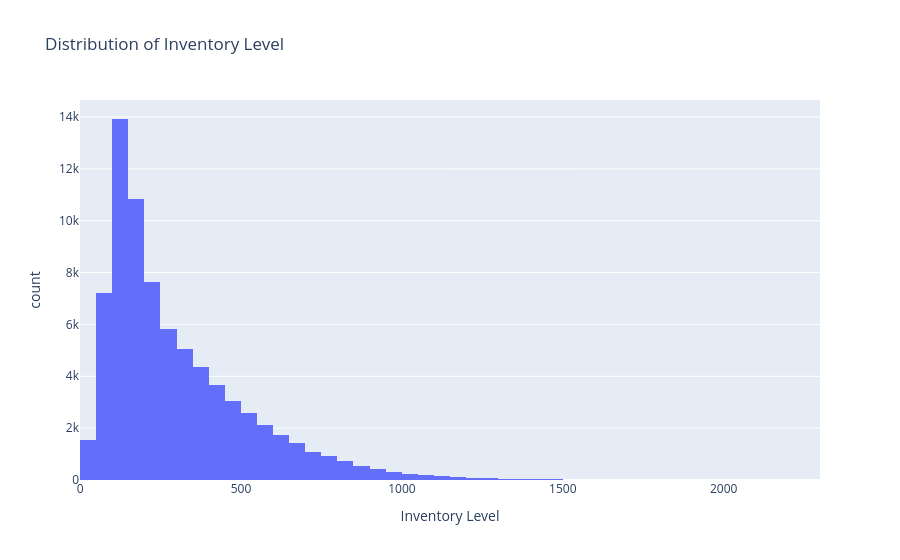
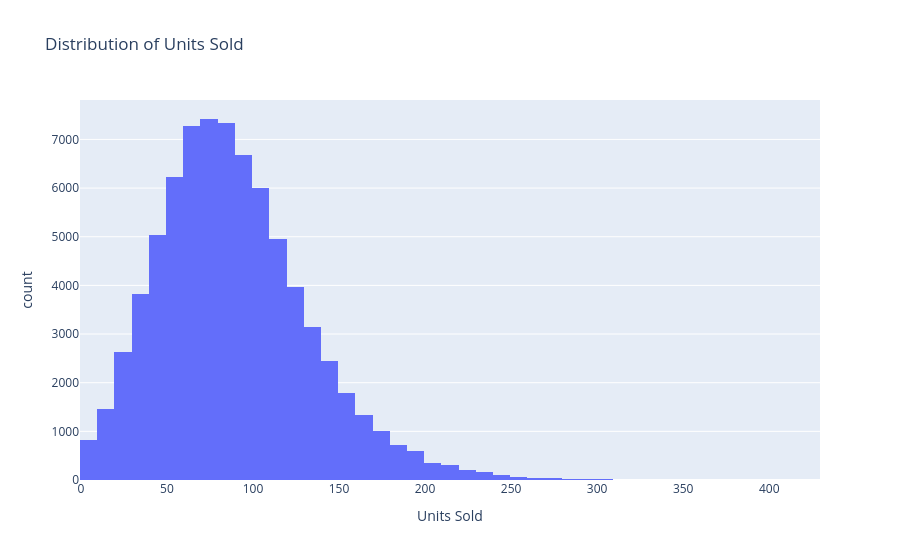
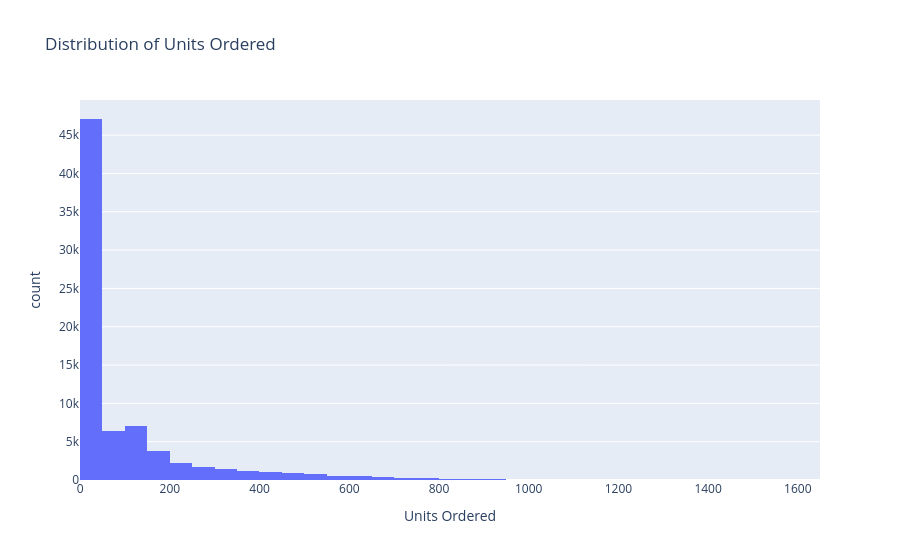
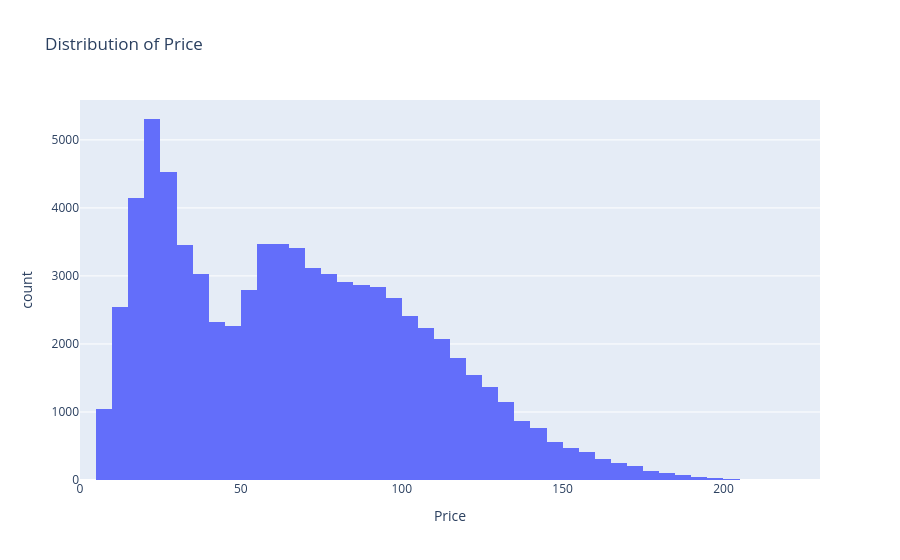

Notebook code for these charts, in order:
### Markdown cell above
##### Numerical Distributions

### Code cell
# Plotting the distribution of each numerical column to understand its spread and distribution.

for col in numerical_columns:

    fig = px.histogram(
        df,
        x=col,
        nbins=50,
        title=f'Distribution of {col}'
    )

    fig.show()

### Figure 1 — Plotly figure (JSON) as saved in the notebook; plotly's stock layout.template omitted (floating-point values rounded to 4 significant figures; data arrays with more than 128 entries replaced by an {"elided": "..."} marker saying what was removed)
{"data": [{"bingroup": "x", "hovertemplate": "Inventory Level=%{x}<br>count=%{y}<extra></extra>", "legendgroup": "", "marker": {"color": "#636efa", "pattern": {"shape": ""}}, "name": "", "nbinsx": 50, "orientation": "v", "showlegend": false, "type": "histogram", "x": {"elided": "76000 int values"}, "xaxis": "x", "yaxis": "y"}], "layout": {"barmode": "relative", "legend": {"tracegroupgap": 0}, "title": {"text": "Distribution of Inventory Level"}, "xaxis": {"anchor": "y", "domain": [0, 1], "title": {"text": "Inventory Level"}}, "yaxis": {"anchor": "x", "domain": [0, 1], "title": {"text": "count"}}}}

### Figure 2 — Plotly figure (JSON) as saved in the notebook; plotly's stock layout.template omitted (floating-point values rounded to 4 significant figures; data arrays with more than 128 entries replaced by an {"elided": "..."} marker saying what was removed)
{"data": [{"bingroup": "x", "hovertemplate": "Units Sold=%{x}<br>count=%{y}<extra></extra>", "legendgroup": "", "marker": {"color": "#636efa", "pattern": {"shape": ""}}, "name": "", "nbinsx": 50, "orientation": "v", "showlegend": false, "type": "histogram", "x": {"elided": "76000 int values"}, "xaxis": "x", "yaxis": "y"}], "layout": {"barmode": "relative", "legend": {"tracegroupgap": 0}, "title": {"text": "Distribution of Units Sold"}, "xaxis": {"anchor": "y", "domain": [0, 1], "title": {"text": "Units Sold"}}, "yaxis": {"anchor": "x", "domain": [0, 1], "title": {"text": "count"}}}}

### Figure 3 — Plotly figure (JSON) as saved in the notebook; plotly's stock layout.template omitted (floating-point values rounded to 4 significant figures; data arrays with more than 128 entries replaced by an {"elided": "..."} marker saying what was removed)
{"data": [{"bingroup": "x", "hovertemplate": "Units Ordered=%{x}<br>count=%{y}<extra></extra>", "legendgroup": "", "marker": {"color": "#636efa", "pattern": {"shape": ""}}, "name": "", "nbinsx": 50, "orientation": "v", "showlegend": false, "type": "histogram", "x": {"elided": "76000 int values"}, "xaxis": "x", "yaxis": "y"}], "layout": {"barmode": "relative", "legend": {"tracegroupgap": 0}, "title": {"text": "Distribution of Units Ordered"}, "xaxis": {"anchor": "y", "domain": [0, 1], "title": {"text": "Units Ordered"}}, "yaxis": {"anchor": "x", "domain": [0, 1], "title": {"text": "count"}}}}

### Figure 4 — Plotly figure (JSON) as saved in the notebook; plotly's stock layout.template omitted (floating-point values rounded to 4 significant figures; data arrays with more than 128 entries replaced by an {"elided": "..."} marker saying what was removed)
{"data": [{"bingroup": "x", "hovertemplate": "Price=%{x}<br>count=%{y}<extra></extra>", "legendgroup": "", "marker": {"color": "#636efa", "pattern": {"shape": ""}}, "name": "", "nbinsx": 50, "orientation": "v", "showlegend": false, "type": "histogram", "x": {"elided": "76000 float values"}, "xaxis": "x", "yaxis": "y"}], "layout": {"barmode": "relative", "legend": {"tracegroupgap": 0}, "title": {"text": "Distribution of Price"}, "xaxis": {"anchor": "y", "domain": [0, 1], "title": {"text": "Price"}}, "yaxis": {"anchor": "x", "domain": [0, 1], "title": {"text": "count"}}}}
